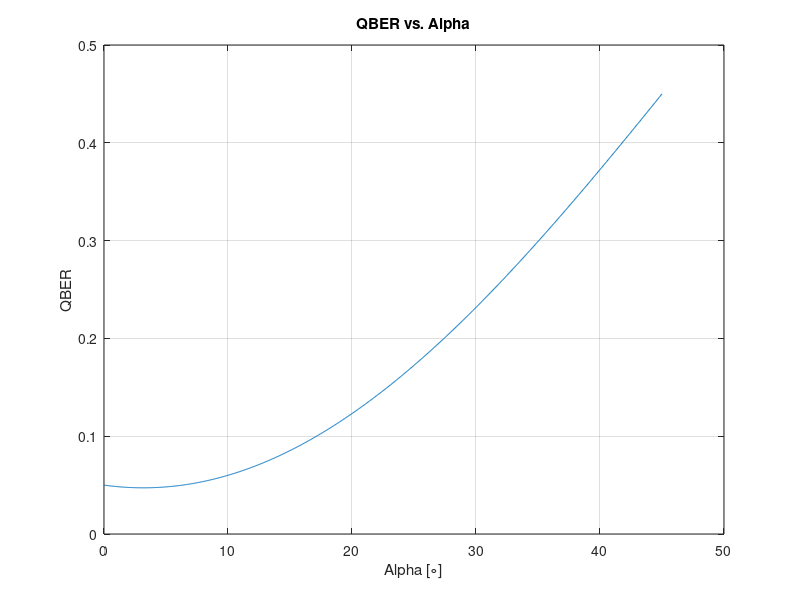

MATLAB code to generate this figure:
close all;
clear all;

alpha = linspace(0,pi/4,1000);
errH = (sin(alpha)).^2;
errD = (cos(alpha+(pi/4))).^2;

QBER = (0.9*errH) + (0.1*errD);

alpha_degrees = rad2deg(alpha);

plot(alpha_degrees, QBER);
grid on;
hold on;
xlabel('Alpha [\circ]');
ylabel('QBER');
title('QBER vs. Alpha');
hold on;

[minErr, minIndex] = min(QBER);
minAlphaDegrees = alpha_degrees(minIndex);

fprintf('Minimum value of QBER: %f\n %%', minErr*100);
fprintf('Corresponding Alpha (degrees): %f\n', minAlphaDegrees);
